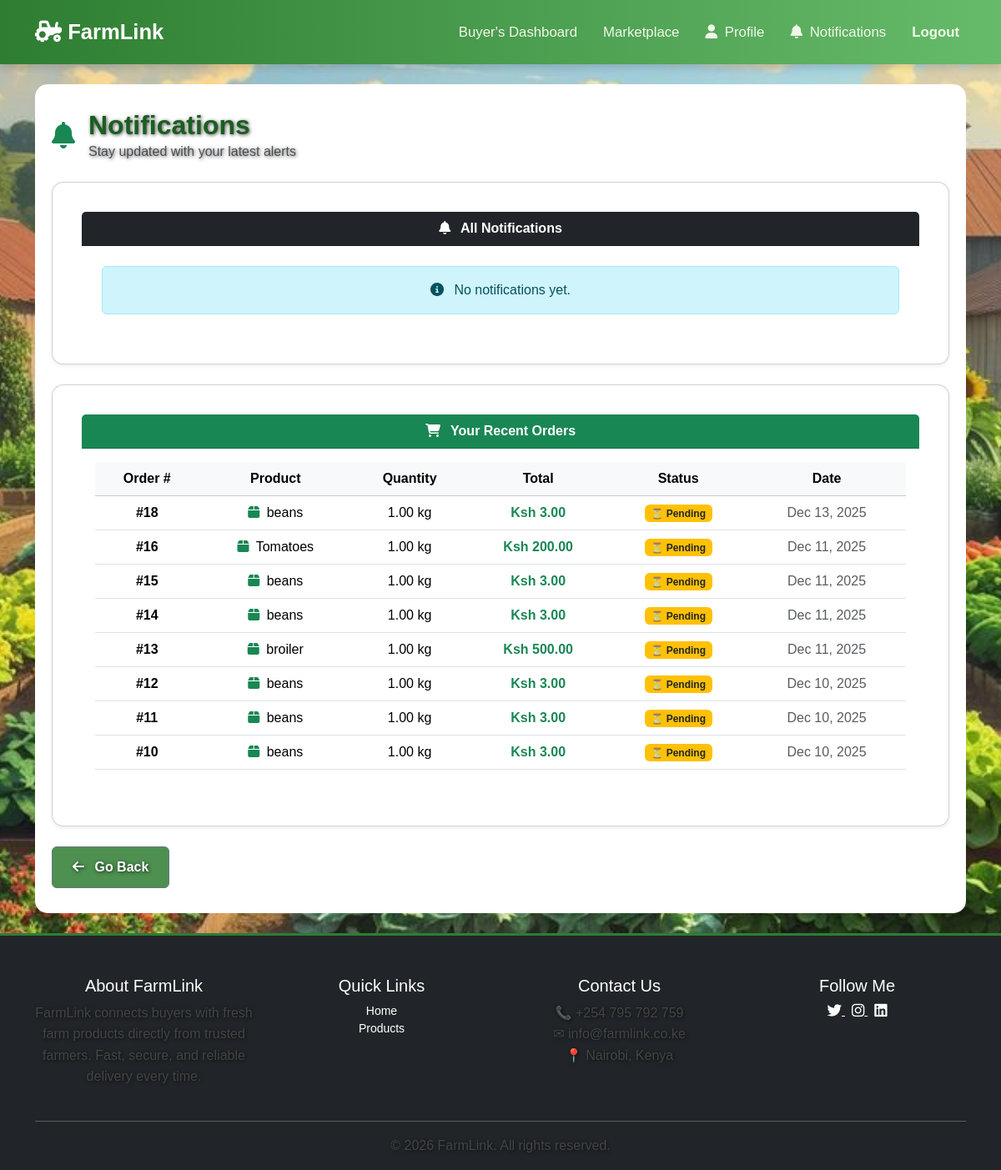
The app's page /notifications/ (signed in), older data.
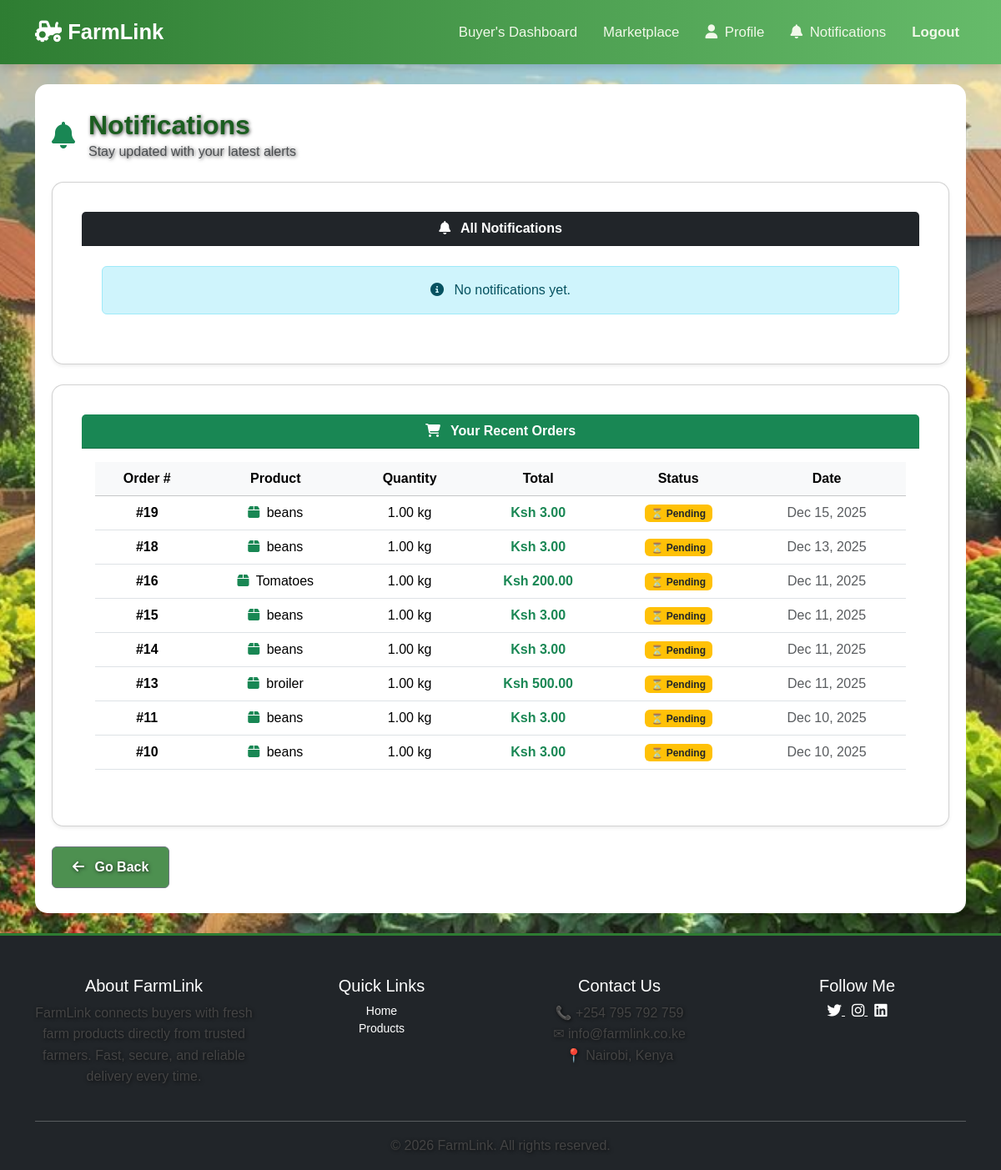
The same page, newer data.
### accounts/models.py (models this page shows, shortened)
class Order(models.Model):
    STATUS_CHOICES = [
        ('pending', 'Pending'),
        ('confirmed', 'Confirmed'),
        ('in_transit', 'In Transit'),
        ('delivered', 'Delivered'),
        ('cancelled', 'Cancelled'),
    ]
    transporter = models.ForeignKey(
        User,
        on_delete=models.SET_NULL,
        null=True,
        blank=True,
        related_name="transporter_orders"
    )
    product = models.ForeignKey(Product, on_delete=models.CASCADE)
    buyer = models.ForeignKey(User, on_delete=models.CASCADE)
    quantity = models.DecimalField(max_digits=10, decimal_places=2)
    total_price = models.DecimalField(max_digits=10, decimal_places=2)
    status = models.CharField(max_length=20, choices=STATUS_CHOICES, default='pending')
    order_date = models.DateTimeField(auto_now_add=True)
    delivery_date = models.DateTimeField(null=True, blank=True)

class Product(models.Model):
    CATEGORIES = [
        ('vegetables', 'Vegetables'),
        ('fruits', 'Fruits'),
        ('grains', 'Grains'),
        ('dairy', 'Dairy'),
        ('poultry', 'Poultry'),
        ('other', 'Other'),
    ]
    farmer = models.ForeignKey(User, on_delete=models.CASCADE, related_name='products')
    name = models.CharField(max_length=100)
    category = models.CharField(max_length=20, choices=CATEGORIES)
    quantity = models.DecimalField(max_digits=10, decimal_places=2)
    unit = models.CharField(max_length=20, default='kg')
    price_per_unit = models.DecimalField(max_digits=10, decimal_places=2)
    description = models.TextField(blank=True)   # optional improvement
    image = models.ImageField(upload_to='product_images/', blank=True, null=True)
    created_at = models.DateTimeField(auto_now_add=True)
    is_available = models.BooleanField(default=True)

### accounts/views.py (the view)
# urls.py: path('notifications/', views.notifications_view, name='notifications'),
@login_required
def notifications_view(request):
    user_notifications = Notification.objects.filter(
        user=request.user
    ).order_by('-created_at')
    user_notifications.filter(is_read=False).update(is_read=True)
    context = {
        'notifications': user_notifications
    }
    profile = getattr(request.user, 'profile', None)
    if profile and profile.is_farmer():
        context['low_stock_products'] = Product.objects.filter(
            farmer=request.user,
            quantity__lte=5
        )
    if profile and profile.is_buyer():
        context['recent_orders'] = Order.objects.filter(
            buyer=request.user
        ).select_related('product').order_by('-order_date')[:10]
    if profile and profile.is_transporter():
        context['available_jobs_count'] = TransportJob.objects.filter(
            status='Pending',
            driver__isnull=True
        ).count()
    return render(request, 'notifications.html', context)

### accounts/context_processors.py (called while the page is built)
def notification_count(request):
    if request.user.is_authenticated:
        unread_count = Notification.objects.filter(
            user=request.user,
            is_read=False
        ).count()
    else:
        unread_count = 0
    return {'unread_count': unread_count,
            'google_maps_key': settings.GOOGLE_MAPS_API_KEY,
            }

### accounts/models.py (called while the page is built)
    def is_farmer(self):
        return self.role == self.ROLE_FARMER

    def is_buyer(self):
        return self.role == self.ROLE_BUYER

    def is_transporter(self):
        return self.role == self.ROLE_TRANSPORTER

### accounts/templates/notifications.html (shortened to what the changed rows need)
{% extends 'base.html' %}
{% load static %}
{% block content %}
<div class="container mt-4">
    <div class="d-flex align-items-center mb-4">
        <div>
            <h2 class="mb-0 fw-bold">Notifications</h2>
        </div>
    </div>
    {% if user.profile.is_buyer %}
        <div class="card shadow-sm mb-4">
            <div class="card-body">
                {% if recent_orders %}
                    <div class="table-responsive">
                        <table class="table table-hover align-middle">
                            <thead class="table-light">
                                <tr>
                                    <th>Order #</th>
                                    <th>Product</th>
                                    <th>Quantity</th>
                                    <th>Total</th>
                                    <th>Status</th>
                                    <th>Date</th>
                                </tr>
                            </thead>
                            <tbody>
                                {% for order in recent_orders %}
                                    <tr>
                                        <td>
                                            <span class="fw-bold">
                                                #{{ order.id }}
                                            </span>
                                        </td>
                                        <td>
                                            <i class="fas fa-box
                                               text-success me-1"></i>
                                            {{ order.product.name }}
                                        </td>
                                        <td>
                                            {{ order.quantity }}
                                            {{ order.product.unit }}
                                        </td>
                                        <td class="fw-bold text-success">
                                            Ksh {{ order.total_price }}
                                        </td>
                                        <td>
                                            {% if order.status == 'delivered' %}
                                                <span class="badge bg-success">
                                                    ✅ Delivered
                                                </span>
                                            {% elif order.status == 'in_transit' %}
                                                <span class="badge bg-primary">
                                                    🚚 In Transit
                                                </span>
                                            {% elif order.status == 'confirmed' %}
                                                <span class="badge bg-info text-dark">
                                                    👍 Confirmed
                                                </span>
                                            {% elif order.status == 'cancelled' %}
                                                <span class="badge bg-danger">
                                                    ❌ Cancelled
                                                </span>
                                            {% else %}
                                                <span class="badge bg-warning text-dark">
                                                    ⏳ Pending
                                                </span>
                                            {% endif %}
                                        </td>
                                        <td class="text-muted">
                                            {{ order.order_date|date:"M d, Y" }}
                                        </td>
                                    </tr>
                                {% endfor %}
                            </tbody>
                        </table>
                    </div>
                {% endif %}
            </div>
        </div>
    {% endif %}
</div>
{% endblock %}

Row changes from the older to the newer data that the page shows:
removed Order: id "12", product.name "beans", quantity "1.00", product.unit "kg", total_price "3.00", status "⏳ Pending", order_date "Dec 10, 2025"
added Order: id "19", product.name "beans", quantity "1.00", product.unit "kg", total_price "3.00", status "⏳ Pending", order_date "Dec 15, 2025"
